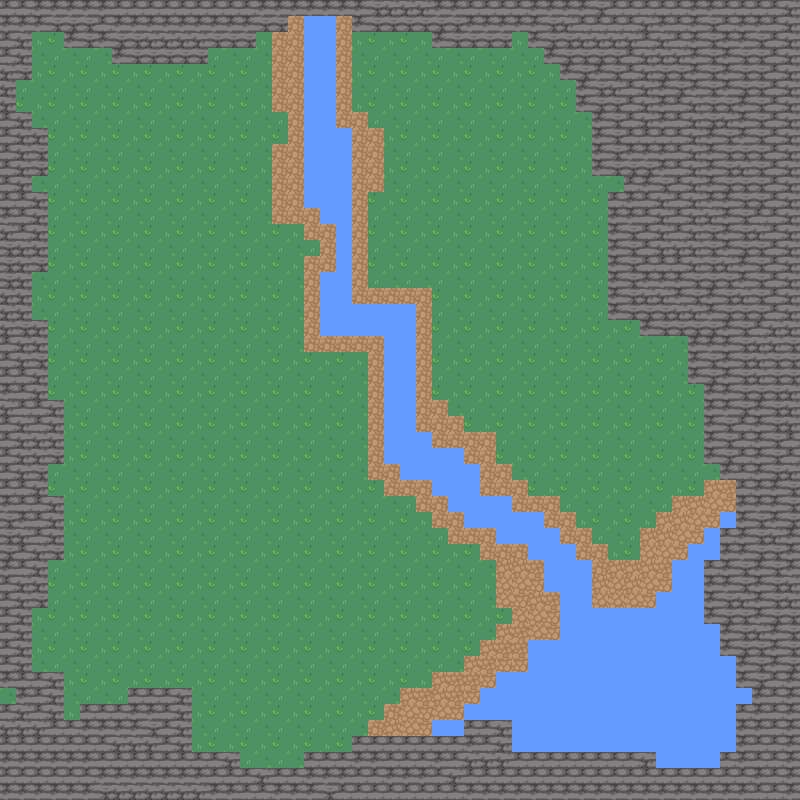

A level layout from a 2D game, rendered from its tile map. Below: a short description, then the map file with tile-grid data replaced by summaries:
An orthogonal 50x50 tile map with 16x16 px tiles, 3 tile layers (background, walls, water) and 3 objects (2x collision, player).

<map version="1.10" tiledversion="1.12.1" orientation="orthogonal" renderorder="right-down" width="50" height="50" tilewidth="16" tileheight="16" infinite="0" nextlayerid="6" nextobjectid="17">
 <tileset firstgid="1" source="RPGNature.tsx" />
 <layer id="2" name="background" width="50" height="50">
  <data>[2500 cells, 2500 non-empty, 4 distinct tile ids]</data>
 </layer>
 <layer id="3" name="walls" width="50" height="50">
  <data>[2500 cells, 812 non-empty, 4 distinct tile ids]</data>
 </layer>
 <layer id="4" name="water" width="50" height="50">
  <data>[2500 cells, 431 non-empty, 9 distinct tile ids]</data>
 </layer>
 <objectgroup id="5" name="player">
  <object id="1" name="player" x="289" y="391">
   <point />
  </object>
  <object id="14" type="collision" x="320" y="15.9375">
   <polygon points="0,0 0,-16.0625 -320,-16.2708 -320,783.396 -320,784.063 47.75,783.563 48,783.497 48,719.845 32.1739,720.063 31.9565,720.063 32,735.932 -15.25,736.313 -15.75,751.313 -80.25,752.813 -79.5,735.813 -129.333,735.396 -128,670.063 -191.333,671.396 -191.333,686.063 -240,687.396 -240,704.729 -256.667,704.063 -256,653.396 -289.333,655.396 -290,588.729 -272.667,592.063 -272.667,542.063 -256,543.396 -256,479.396 -272.667,480.729 -274,447.396 -256,447.396 -256.667,382.063 -272,383.396 -271.333,301.396 -288.667,303.396 -288,254.063 -272,256.063 -272.667,172.729 -288,174.729 -289.333,156.729 -274.667,160.063 -272,110.729 -286.667,110.729 -288,94.7292 -302.667,96.0625 -304.667,63.3958 -287.333,64.0625 -288,14.7292 -257.333,14.7292 -256,31.3958 -208.667,30.7292 -209.333,46.7292 -113.333,46.0625 -114.667,28.0625 -64.6667,32.0625 -64,16.0625 -31.3333,14.7292 -31.3333,-3.27083" />
  </object>
  <object id="15" type="collision" x="368" y="736">
   <polygon points="0,0 -0.666667,62.6667 431.333,64.6667 432,-739.333 0,-735.909 -0.181818,-704.182 63.8182,-704.182 63.9091,-688.182 144,-687.909 143.909,-704.273 159.818,-704.091 160.091,-688.455 176.091,-688 175.818,-672 192.091,-672.091 191.818,-656.727 207.909,-656.182 207.909,-624.364 223.818,-624 223.818,-560.364 255.909,-559.909 256,-543.909 240.091,-544.091 240.091,-416.091 271.818,-416.182 271.818,-400.273 319.909,-400 319.909,-352.273 335.818,-352.182 335.909,-272.364 352,-272.091 351.909,-256.364 367.727,-256.364 368.091,-208.091 351.818,-207.818 352.091,-176.182 336,-176.182 335.727,-112.364 336,-111.636 351.636,-112.091 351.909,-80.2727 367.727,-79.9091 367.909,-48.0909 383.818,-48.1818 384,-32.2727 367.909,-32.0909 368.091,15.4545 351.909,15.9091 351.909,31.7273 288.091,31.9091 288,15.9091 144,15.9091 144.091,-16.0909 96,-16 96,-0.0909091" />
  </object>
 </objectgroup>
</map>
